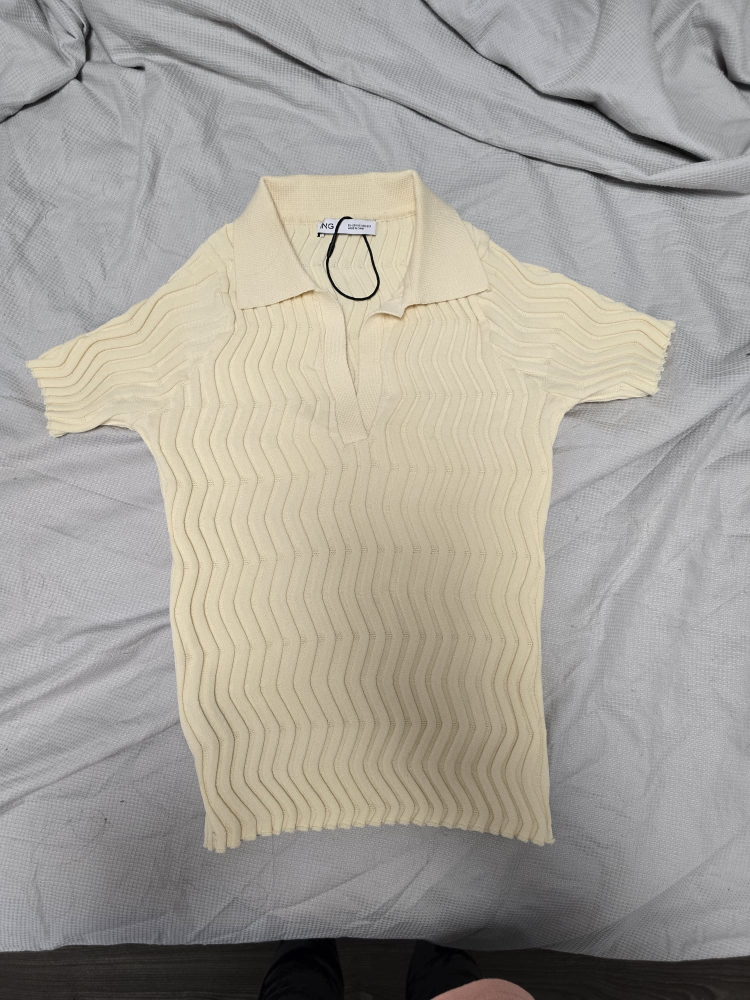
#> input picture ROPA/WhatsApp Image 2026-09-10 at 19.18.18.jpeg, 1500 x 2000 px (shown at 1/2 size)
$ python -i quitar_fondo_ropa_mejorado.py   (imports and definitions only)
#> lines starting #> are read from the running program, lines starting #| are printed output that depends on the picture; after the words box and inside, x2 and y2 are one past the last pixel; in counts of white or black regions, pixels touching at a corner belong together
#> further down, picture is the input picture: shape (2000, 1500, 3); mean B, G, R 153.6, 161.1, 165.1
#!/usr/bin/env python3
"""
quitar_fondo_ropa_mejorado.py

Elimina el fondo de fotografías de ropa colocadas sobre telas/sábanas.

La versión está pensada para fotos como:
    - prenda clara sobre fondo gris
    - prenda centrada
    - textura visible tanto en la prenda como en el fondo

No depende de APIs ni de modelos externos.
Requisitos:
    pip install opencv-python numpy pillow

Ejemplo:
    python quitar_fondo_ropa_mejorado.py -i foto.jpg -o resultado.png

Carpeta:
    python quitar_fondo_ropa_mejorado.py -i ./fotos -o ./salida

Para obtener solo la prenda recortada:
    --sin-estabilizar
"""

import argparse
import glob
import os
import sys

import cv2
import numpy as np
from PIL import Image


EXTENSIONES = (
    ".jpg", ".jpeg", ".png", ".bmp",
    ".webp", ".tif", ".tiff"
)


# ------------------------------------------------------------
# CARGA
# ------------------------------------------------------------

# [7 lines left out: function cargar_imagen, not called in this run]


# ------------------------------------------------------------
# MÁSCARA INICIAL
# ------------------------------------------------------------

def mascara_inicial_ropa(img):
    """
    Crea las semillas para GrabCut.

    La clave de esta versión es que NO intenta averiguar el fondo
    únicamente por su color medio. En una sábana con pliegues eso
    falla fácilmente.

    En cambio:
      - gris poco saturado -> fondo seguro
      - zonas claramente cromáticas/crema -> primer plano probable
      - zonas ambiguas -> GrabCut decide
      - bordes de la fotografía -> fondo seguro
    """

    h, w = img.shape[:2]
#> h = 2000; w = 1500

    hsv = cv2.cvtColor(img, cv2.COLOR_BGR2HSV)
#> hsv: shape (2000, 1500, 3); mean H, S, V 76.7, 21.2, 166.5

    saturation = hsv[:, :, 1]
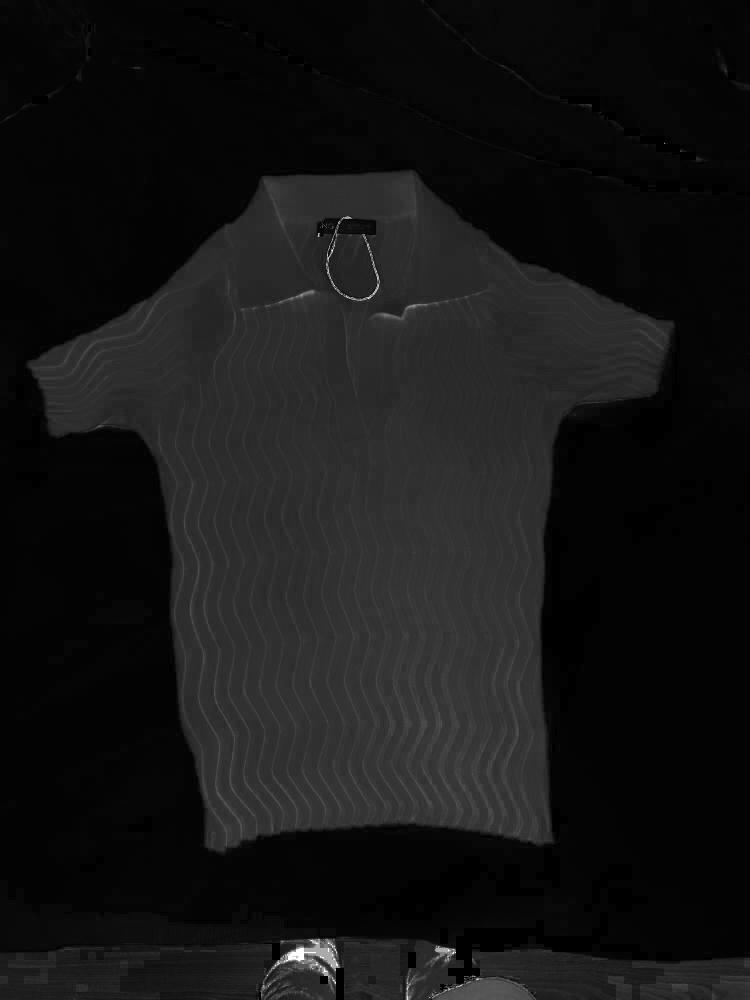
#> saturation: shape (2000, 1500) (shown at 1/2 size); min 0, max 255, mean 21.2
    value = hsv[:, :, 2]
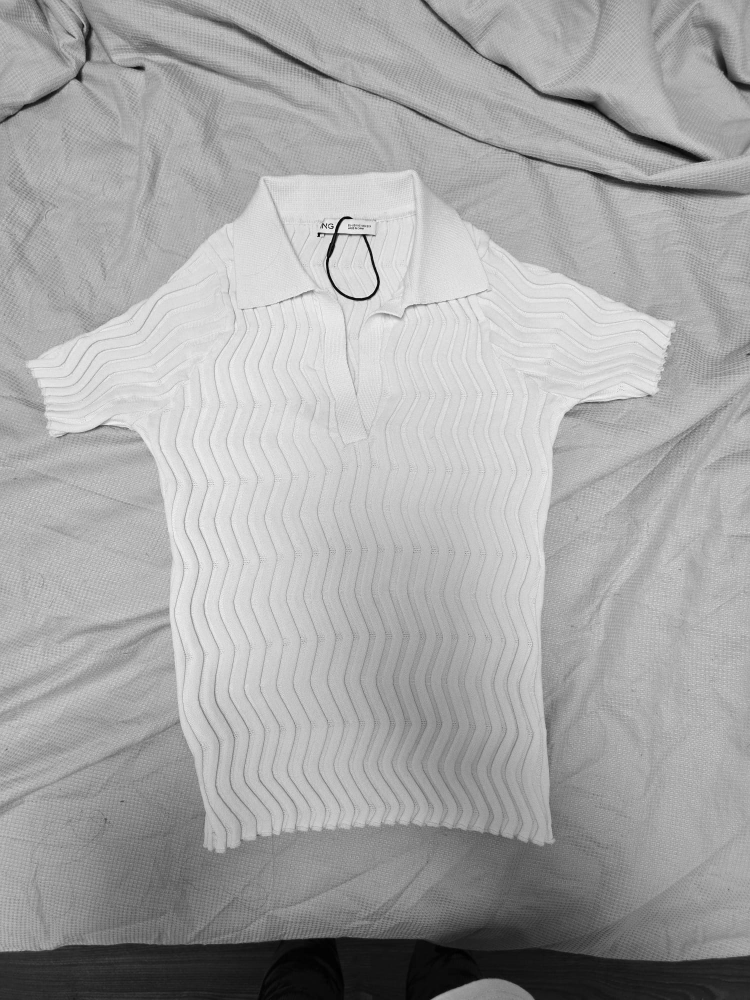
#> value: shape (2000, 1500) (shown at 1/2 size); min 0, max 255, mean 166.5

    mask = np.full(
        (h, w),
        cv2.GC_PR_BGD,
        dtype=np.uint8
    )

    # --------------------------------------------------------
    # 1. BORDES: fondo seguro
    # --------------------------------------------------------

    borde = max(
        8,
        int(min(h, w) * 0.025)
    )
#> borde = 37

    mask[:borde, :] = cv2.GC_BGD
    mask[-borde:, :] = cv2.GC_BGD
    mask[:, :borde] = cv2.GC_BGD
    mask[:, -borde:] = cv2.GC_BGD

    # --------------------------------------------------------
    # 2. FONDO GRIS: baja saturación
    #
    # No usamos simplemente S < 10 para toda la foto porque
    # algunas sombras y objetos oscuros pueden tener saturación
    # baja. Lo combinamos con un brillo razonable.
    # --------------------------------------------------------

    fondo_gris = (
        (saturation < 10)
        & (value > 65)
    )
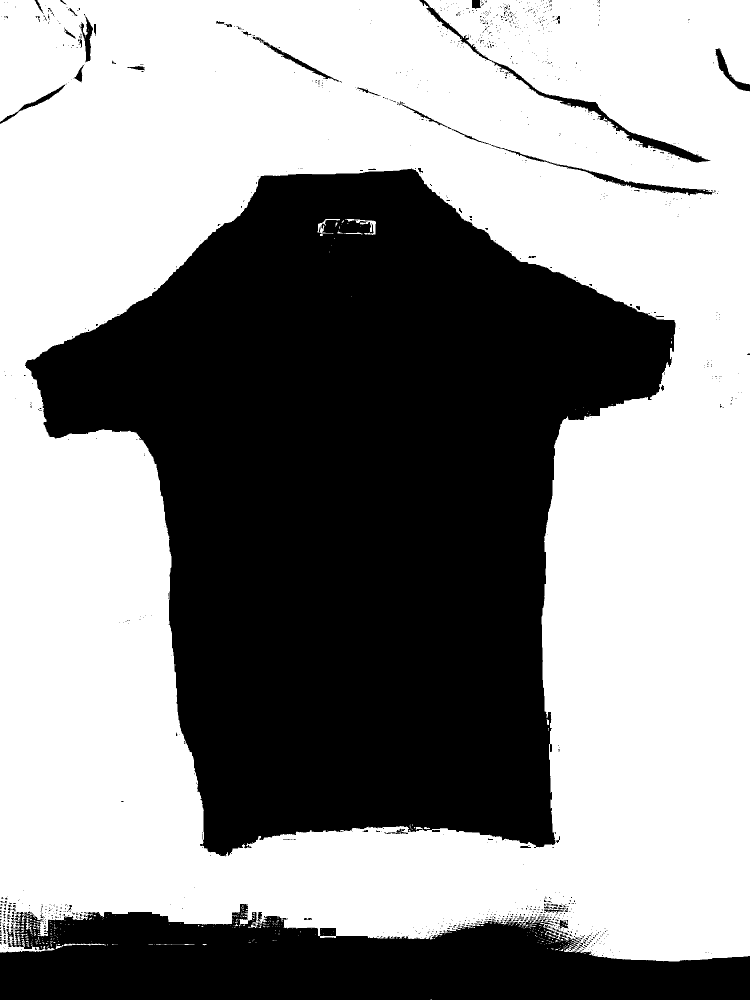
#> fondo_gris: shape (2000, 1500) bool (shown at 1/2 size); 57.5% white; 1187 black regions (1116 under 20 px), largest, box (x1, y1, x2, y2) and area: (50, 337, 1351, 1713) 1055203, (0, 1808, 1500, 2000) 197804, (839, 0, 1421, 325) 6599

    mask[fondo_gris] = cv2.GC_BGD

    # --------------------------------------------------------
    # 3. PRENDA PROBABLE
    #
    # Una prenda beige/crema tiene bastante más saturación
    # que la tela gris.
    # --------------------------------------------------------

    prenda_probable = (
        (saturation > 18)
        & (value > 80)
    )
#> prenda_probable: shape (2000, 1500) bool; 34.9% white; 116 white regions (110 under 20 px), largest, box (x1, y1, x2, y2) and area: (53, 339, 1349, 1708) 1030364, (657, 468, 755, 596) 9401, (863, 1957, 1069, 2000) 5811, (696, 444, 714, 459) 111, (543, 1872, 561, 1877) 47, (528, 1872, 541, 1876) 20

    mask[prenda_probable] = cv2.GC_PR_FGD

    # --------------------------------------------------------
    # 4. PRENDA MUY SEGURA
    # --------------------------------------------------------

    prenda_segura = (
        (saturation > 30)
        & (value > 90)
    )
#> prenda_segura: shape (2000, 1500) bool; 34.4% white; 100 white regions (96 under 20 px), largest, box (x1, y1, x2, y2) and area: (55, 341, 1347, 1705) 1018029, (657, 469, 753, 595) 8883, (864, 1957, 1069, 2000) 5764, (1186, 803, 1204, 806) 26

    mask[prenda_segura] = cv2.GC_FGD

    # --------------------------------------------------------
    # 5. RECTÁNGULO CENTRAL COMO INFORMACIÓN ADICIONAL
    #
    # Evita que GrabCut descarte zonas poco saturadas de la
    # propia prenda por sombras.
    # --------------------------------------------------------

    x0 = int(w * 0.12)
#> x0 = 180
    x1 = int(w * 0.88)
#> x1 = 1320
    y0 = int(h * 0.10)
#> y0 = 200
    y1 = int(h * 0.88)
#> y1 = 1760

    region = mask[y0:y1, x0:x1]

    # Dentro de la zona donde esperamos encontrar la ropa,
    # los píxeles ambiguos quedan como probable foreground,
    # pero mantenemos como fondo seguro los grises claros.
    ambiguos = (
        (region == cv2.GC_PR_BGD)
    )

    region[ambiguos] = cv2.GC_PR_FGD

    gris_interno = (
        (saturation[y0:y1, x0:x1] < 8)
        & (value[y0:y1, x0:x1] > 100)
    )
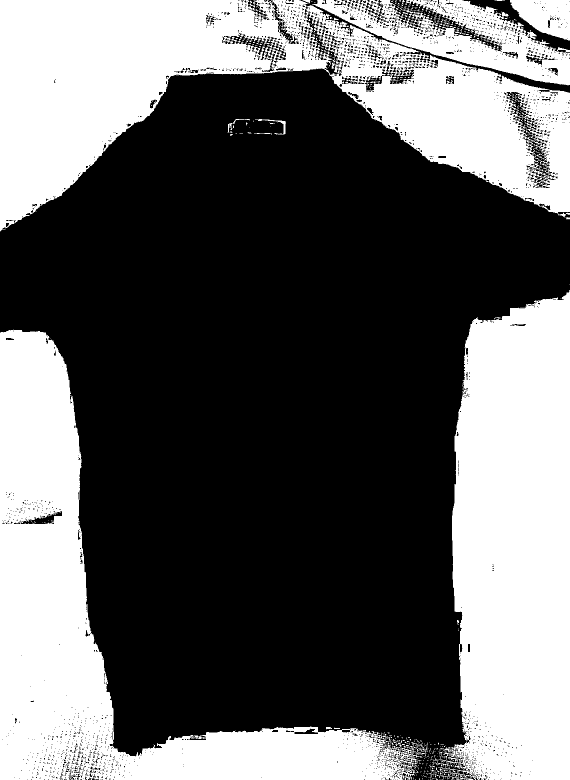
#> gris_interno: shape (1560, 1140) bool (shown at 1/2 size); 39% white; 602 white regions (567 under 20 px), largest, box (x1, y1, x2, y2) and area: (0, 0, 1140, 463) 236726, (877, 580, 1140, 1560) 208245, (0, 659, 855, 1560) 204281

    region[gris_interno] = cv2.GC_PR_BGD

    mask[y0:y1, x0:x1] = region

    # Los bordes siguen siendo fondo seguro.
    mask[:borde, :] = cv2.GC_BGD
    mask[-borde:, :] = cv2.GC_BGD
    mask[:, :borde] = cv2.GC_BGD
    mask[:, -borde:] = cv2.GC_BGD

    return mask


# ------------------------------------------------------------
# GRABCUT
# ------------------------------------------------------------

def segmentar(img, iteraciones=10):
    """
    Ejecuta GrabCut con máscara inicial.

    Se usa la imagen original, no un desenfoque fuerte,
    para conservar el borde tejido de la ropa.
    """

    mask = mascara_inicial_ropa(img)
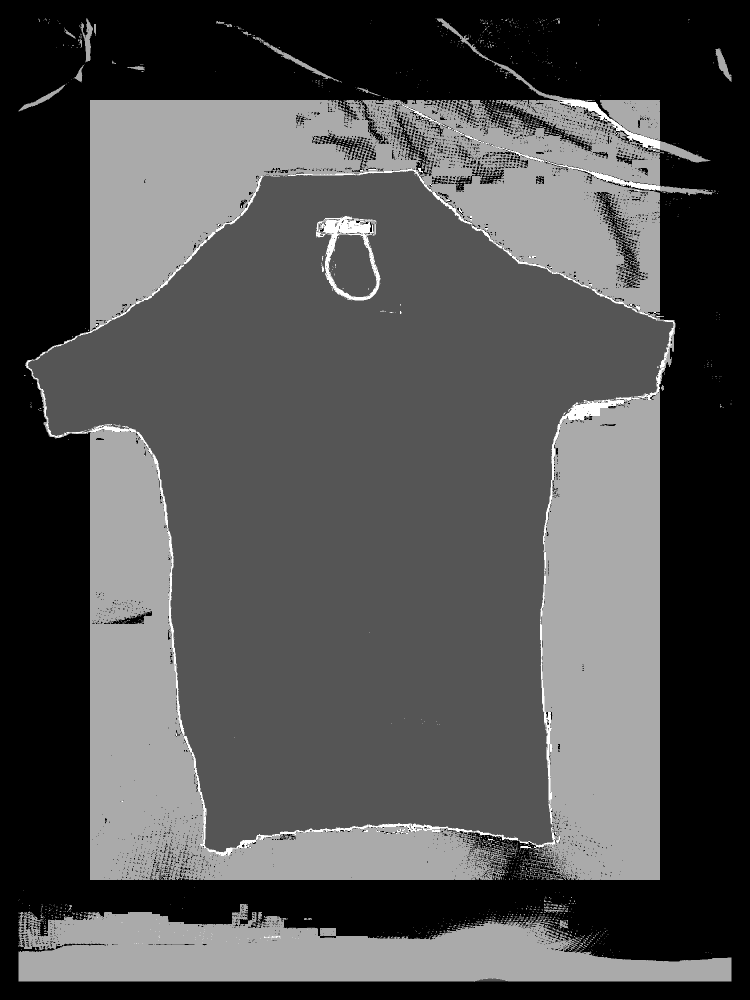
#> mask: shape (2000, 1500) (shown at 1/2 size); min 0, max 3, mean 0.94; drawn with min black and max white

    modelo_fondo = np.zeros(
        (1, 65),
        dtype=np.float64
    )

    modelo_frente = np.zeros(
        (1, 65),
        dtype=np.float64
    )

    # Un pequeño suavizado bilateral ayuda con el ruido de la
    # textura sin destruir completamente el contorno.
    img_gc = cv2.bilateralFilter(
        img,
        7,
        35,
        35
    )

    cv2.grabCut(
        img_gc,
        mask,
        None,
        modelo_fondo,
        modelo_frente,
        iteraciones,
        cv2.GC_INIT_WITH_MASK
    )

    foreground = (
        (mask == cv2.GC_FGD)
        | (mask == cv2.GC_PR_FGD)
    )
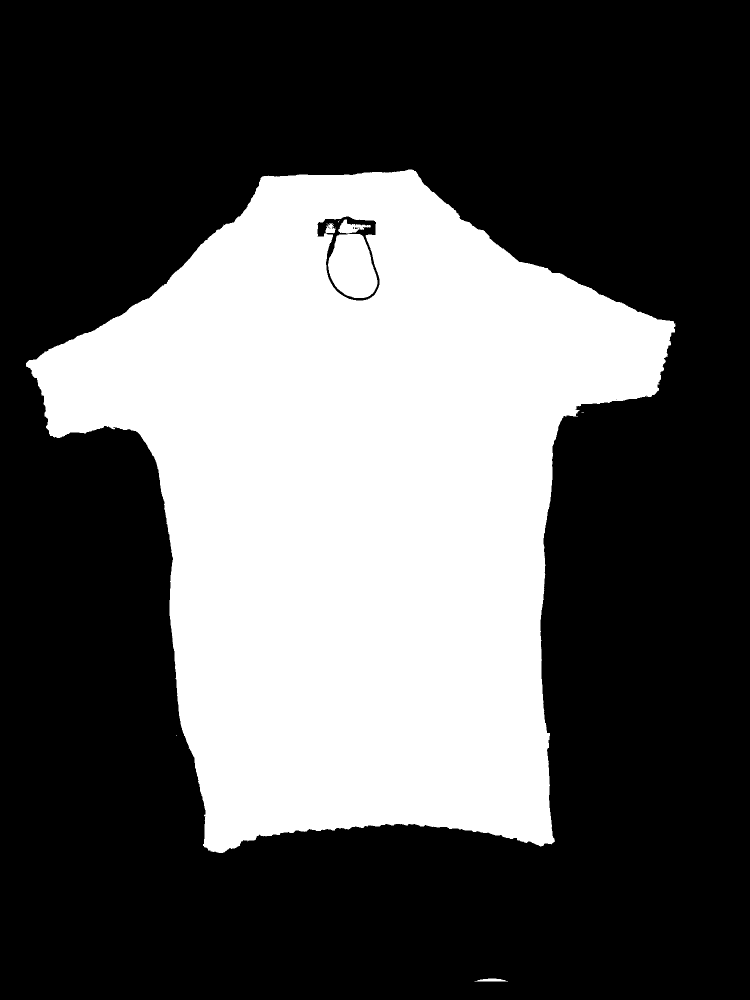
#> foreground: shape (2000, 1500) bool (shown at 1/2 size); 34.7% white; 9 white regions (5 under 20 px), largest, box (x1, y1, x2, y2) and area: (52, 339, 1351, 1706) 1029740, (656, 468, 755, 596) 9560, (676, 439, 742, 467) 856, (949, 1957, 1016, 1963) 277

    return foreground.astype(np.uint8)


# ------------------------------------------------------------
# COMPONENTES
# ------------------------------------------------------------

# [414 lines left out: functions componente_principal, limpiar_mascara, crear_alfa, bounding_box, crear_rgba, estabilizar and 3 more, not called in this run]


# [2 lines not run here, left out]

>>> import cv2
>>> picture = cv2.imread('WhatsApp Image 2026-09-10 at 19.18.18.jpeg')
>>> result = segmentar(picture)

$ run again, on ROPA/WhatsApp Image 2026-09-10 at 22.29.19 (1).jpeg
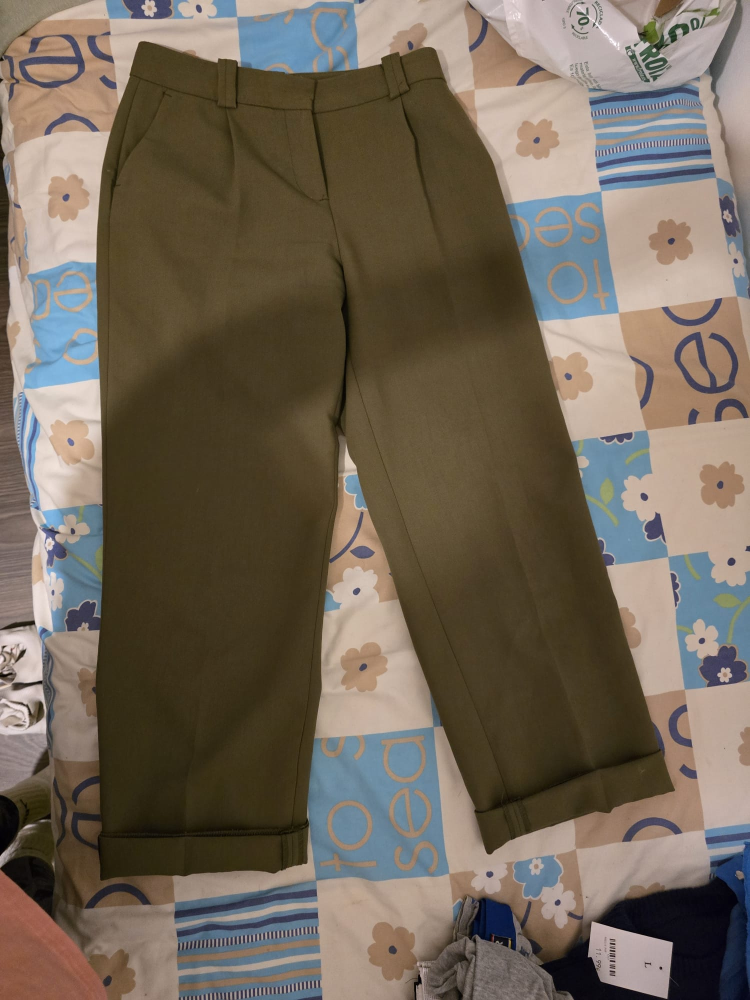
#> input picture ROPA/WhatsApp Image 2026-09-10 at 22.29.19 (1).jpeg, 1500 x 2000 px (shown at 1/2 size)
#> picture is the input picture: shape (2000, 1500, 3); mean B, G, R 87.9, 102, 113.2
#> hsv: shape (2000, 1500, 3); mean H, S, V 31.6, 95.6, 119
#> in mascara_inicial_ropa, `fondo_gris = ( (saturation < 10) & (value > 65) )`:
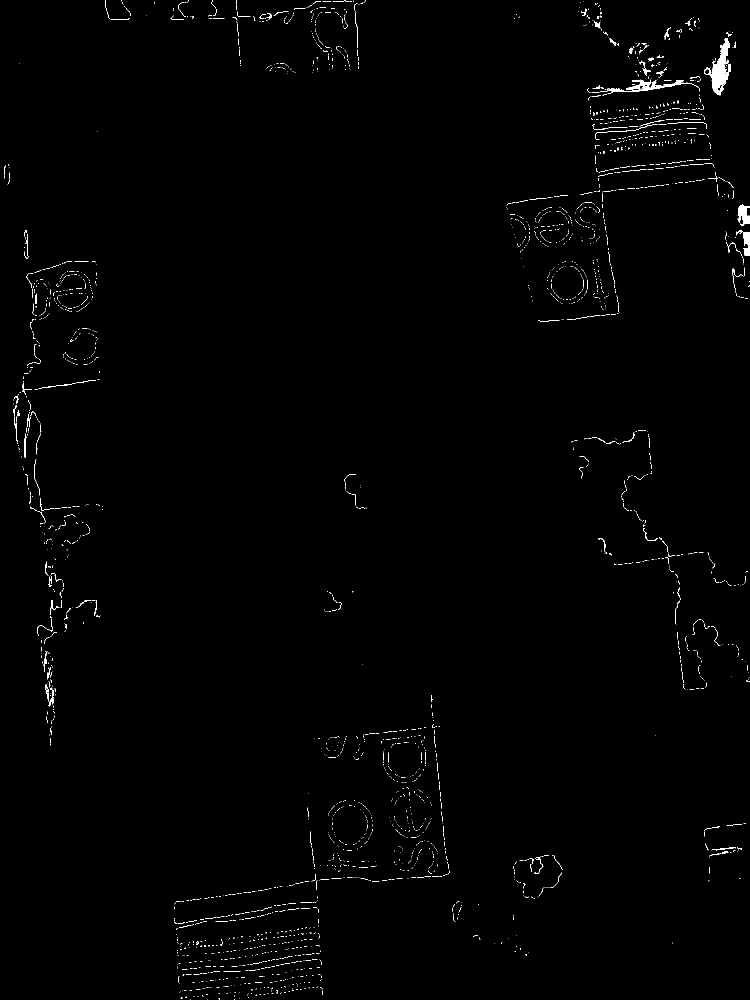
#> fondo_gris: shape (2000, 1500) bool (shown at 1/2 size); 0.69% white; 2711 white regions (2583 under 20 px), largest, box (x1, y1, x2, y2) and area: (1408, 76, 1462, 191) 2438, (1251, 159, 1399, 184) 1098, (1475, 408, 1500, 452) 703
#> prenda_probable: shape (2000, 1500) bool; 62.1% white; 2968 black regions (2546 under 20 px), largest, box (x1, y1, x2, y2) and area: (0, 0, 1072, 1895) 702322, (399, 784, 1349, 1840) 247712, (1039, 1683, 1500, 2000) 61545
#> prenda_segura: shape (2000, 1500) bool; 47.9% white; 2849 white regions (2555 under 20 px), largest, box (x1, y1, x2, y2) and area: (0, 358, 1500, 2000) 581318, (616, 767, 897, 1762) 155469, (0, 0, 483, 607) 124248
#> gris_interno: shape (1560, 1140) bool; 0.2% white in thin lines or dots
#> in segmentar, `foreground = ( (mask == cv2.GC_FGD) | (mask == cv2.GC_PR_FGD) )`:
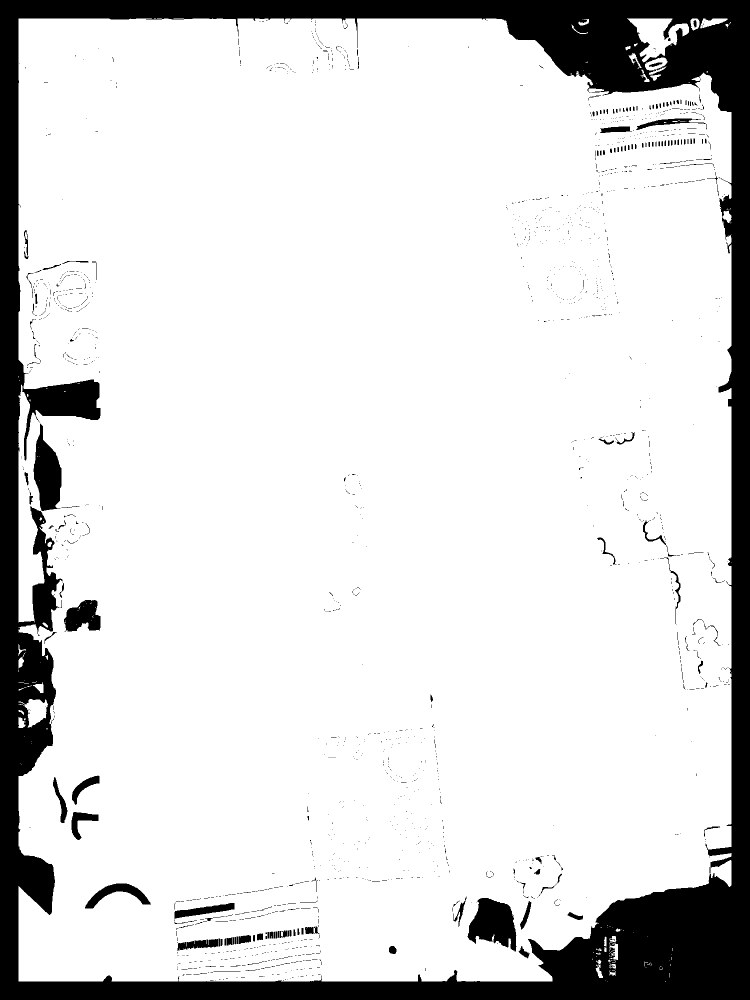
#> foreground: shape (2000, 1500) bool (shown at 1/2 size); 85.5% white; 1717 black regions (1560 under 20 px), largest, box (x1, y1, x2, y2) and area: (0, 0, 1500, 2000) 395984, (935, 1796, 1033, 1904) 6736, (67, 847, 123, 1022) 6118
